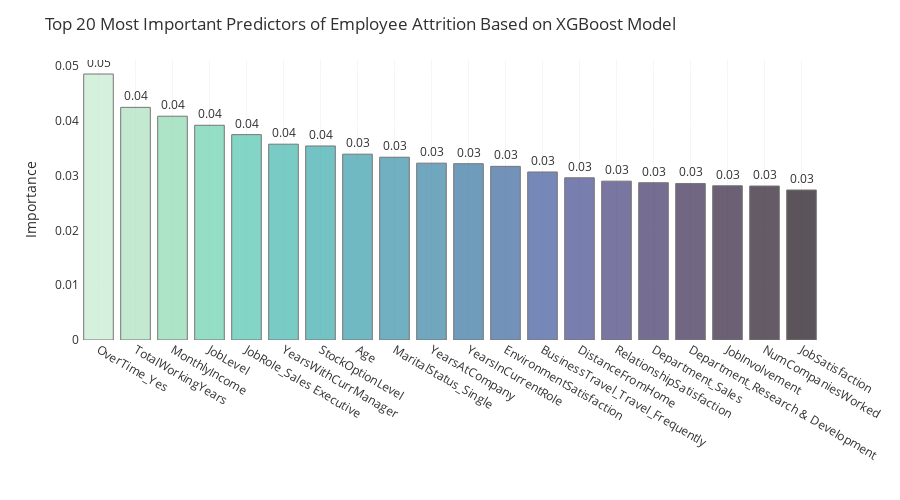

Notebook code for this chart:
### Markdown cell above
After hyperparameter tuning the XGBoost classifier model, the best hyperparameters were: 
{'subsample': 0.6, 'n_estimators': 750, 'min_child_weight': 10, 'max_depth': 12, 'learning_rate': 0.02, 'gamma': 5, 'colsample_bytree': 0.6}

- After fine-tuning the model, the testing accuracy increased by 2.49%.This resulted in 89.31% training accuracy and 87.98% testing accuracy.  
- The precision score significantly increased by 28% (from 60% to 88%), F1-score increased by 4% (from 40% to 44%), and the recall score remained stable at 30%. 
- The ROC AUC score also considerably improved by 1.45% (from 85.58% to 84.03%). 
- When looking at the confusion matrix for the fine-tuned XGBoost classifer model, we can see that when we predict employee attrition, about 13% (3 of 24) of the time we are predicting a false positive, while the false negatives (predicting an employee will attrition, when in fact they are staying) is about 12% (50 of 417).

### Code cell
# Determine Feature Importance Based on XGBoost Model
col=sns.color_palette("mako", 20).as_hex()[::-1]
feat=pd.DataFrame({"Importance": xgb_cv.best_estimator_.feature_importances_}, index=X_train_scaled.columns
                 ).sort_values(by="Importance")
plot_df=feat.nlargest(20, columns='Importance').sort_values(by="Importance", ascending=False)
fig = px.bar(plot_df, x=plot_df.index, y='Importance', text='Importance', 
             color=plot_df.index, opacity=0.7, color_discrete_sequence=col)
fig.update_traces(texttemplate='%{text:.2f}', textposition='outside',
                  marker_line=dict(width=1, color='#3F3B3A'), 
                  hovertemplate='%{x}<br>Importance = %{y:.2f}')
fig.update_layout(title_text='Top 20 Most Important Predictors of Employee Attrition Based on XGBoost Model', 
                  coloraxis_showscale=False, showlegend=False,font_color="#303030", height = 500,
                  paper_bgcolor='white', plot_bgcolor='white', yaxis_title="Importance", 
                  xaxis = dict(title="", showgrid=True, gridcolor="#f5f5f5"))
fig.show()

### Figure 1 — Plotly figure (JSON) as saved in the notebook; plotly's stock layout.template omitted (floating-point values rounded to 4 significant figures)
{"data": [{"alignmentgroup": "True", "hovertemplate": "%{x}<br>Importance = %{y:.2f}", "legendgroup": "OverTime_Yes", "marker": {"color": "#c6ebd1", "line": {"color": "#3F3B3A", "width": 1}, "opacity": 0.7, "pattern": {"shape": ""}}, "name": "OverTime_Yes", "offsetgroup": "OverTime_Yes", "orientation": "v", "showlegend": true, "text": [0.04855], "textposition": "outside", "texttemplate": "%{text:.2f}", "type": "bar", "x": ["OverTime_Yes"], "xaxis": "x", "y": [0.04855], "yaxis": "y"}, {"alignmentgroup": "True", "hovertemplate": "%{x}<br>Importance = %{y:.2f}", "legendgroup": "TotalWorkingYears", "marker": {"color": "#abe2be", "line": {"color": "#3F3B3A", "width": 1}, "opacity": 0.7, "pattern": {"shape": ""}}, "name": "TotalWorkingYears", "offsetgroup": "TotalWorkingYears", "orientation": "v", "showlegend": true, "text": [0.04247], "textposition": "outside", "texttemplate": "%{text:.2f}", "type": "bar", "x": ["TotalWorkingYears"], "xaxis": "x", "y": [0.04247], "yaxis": "y"}, {"alignmentgroup": "True", "hovertemplate": "%{x}<br>Importance = %{y:.2f}", "legendgroup": "MonthlyIncome", "marker": {"color": "#8bdab2", "line": {"color": "#3F3B3A", "width": 1}, "opacity": 0.7, "pattern": {"shape": ""}}, "name": "MonthlyIncome", "offsetgroup": "MonthlyIncome", "orientation": "v", "showlegend": true, "text": [0.04085], "textposition": "outside", "texttemplate": "%{text:.2f}", "type": "bar", "x": ["MonthlyIncome"], "xaxis": "x", "y": [0.04085], "yaxis": "y"}, {"alignmentgroup": "True", "hovertemplate": "%{x}<br>Importance = %{y:.2f}", "legendgroup": "JobLevel", "marker": {"color": "#68d1ad", "line": {"color": "#3F3B3A", "width": 1}, "opacity": 0.7, "pattern": {"shape": ""}}, "name": "JobLevel", "offsetgroup": "JobLevel", "orientation": "v", "showlegend": true, "text": [0.03919], "textposition": "outside", "texttemplate": "%{text:.2f}", "type": "bar", "x": ["JobLevel"], "xaxis": "x", "y": [0.03919], "yaxis": "y"}, {"alignmentgroup": "True", "hovertemplate": "%{x}<br>Importance = %{y:.2f}", "legendgroup": "JobRole_Sales Executive", "marker": {"color": "#4fc5ad", "line": {"color": "#3F3B3A", "width": 1}, "opacity": 0.7, "pattern": {"shape": ""}}, "name": "JobRole_Sales Executive", "offsetgroup": "JobRole_Sales Executive", "orientation": "v", "showlegend": true, "text": [0.03749], "textposition": "outside", "texttemplate": "%{text:.2f}", "type": "bar", "x": ["JobRole_Sales Executive"], "xaxis": "x", "y": [0.03749], "yaxis": "y"}, {"alignmentgroup": "True", "hovertemplate": "%{x}<br>Importance = %{y:.2f}", "legendgroup": "YearsWithCurrManager", "marker": {"color": "#40b7ad", "line": {"color": "#3F3B3A", "width": 1}, "opacity": 0.7, "pattern": {"shape": ""}}, "name": "YearsWithCurrManager", "offsetgroup": "YearsWithCurrManager", "orientation": "v", "showlegend": true, "text": [0.03574], "textposition": "outside", "texttemplate": "%{text:.2f}", "type": "bar", "x": ["YearsWithCurrManager"], "xaxis": "x", "y": [0.03574], "yaxis": "y"}, {"alignmentgroup": "True", "hovertemplate": "%{x}<br>Importance = %{y:.2f}", "legendgroup": "StockOptionLevel", "marker": {"color": "#38aaac", "line": {"color": "#3F3B3A", "width": 1}, "opacity": 0.7, "pattern": {"shape": ""}}, "name": "StockOptionLevel", "offsetgroup": "StockOptionLevel", "orientation": "v", "showlegend": true, "text": [0.03542], "textposition": "outside", "texttemplate": "%{text:.2f}", "type": "bar", "x": ["StockOptionLevel"], "xaxis": "x", "y": [0.03542], "yaxis": "y"}, {"alignmentgroup": "True", "hovertemplate": "%{x}<br>Importance = %{y:.2f}", "legendgroup": "Age", "marker": {"color": "#359caa", "line": {"color": "#3F3B3A", "width": 1}, "opacity": 0.7, "pattern": {"shape": ""}}, "name": "Age", "offsetgroup": "Age", "orientation": "v", "showlegend": true, "text": [0.03392], "textposition": "outside", "texttemplate": "%{text:.2f}", "type": "bar", "x": ["Age"], "xaxis": "x", "y": [0.03392], "yaxis": "y"}, {"alignmentgroup": "True", "hovertemplate": "%{x}<br>Importance = %{y:.2f}", "legendgroup": "MaritalStatus_Single", "marker": {"color": "#348fa7", "line": {"color": "#3F3B3A", "width": 1}, "opacity": 0.7, "pattern": {"shape": ""}}, "name": "MaritalStatus_Single", "offsetgroup": "MaritalStatus_Single", "orientation": "v", "showlegend": true, "text": [0.03336], "textposition": "outside", "texttemplate": "%{text:.2f}", "type": "bar", "x": ["MaritalStatus_Single"], "xaxis": "x", "y": [0.03336], "yaxis": "y"}, {"alignmentgroup": "True", "hovertemplate": "%{x}<br>Importance = %{y:.2f}", "legendgroup": "YearsAtCompany", "marker": {"color": "#3482a4", "line": {"color": "#3F3B3A", "width": 1}, "opacity": 0.7, "pattern": {"shape": ""}}, "name": "YearsAtCompany", "offsetgroup": "YearsAtCompany", "orientation": "v", "showlegend": true, "text": [0.03228], "textposition": "outside", "texttemplate": "%{text:.2f}", "type": "bar", "x": ["YearsAtCompany"], "xaxis": "x", "y": [0.03228], "yaxis": "y"}, {"alignmentgroup": "True", "hovertemplate": "%{x}<br>Importance = %{y:.2f}", "legendgroup": "YearsInCurrentRole", "marker": {"color": "#3573a1", "line": {"color": "#3F3B3A", "width": 1}, "opacity": 0.7, "pattern": {"shape": ""}}, "name": "YearsInCurrentRole", "offsetgroup": "YearsInCurrentRole", "orientation": "v", "showlegend": true, "text": [0.03218], "textposition": "outside", "texttemplate": "%{text:.2f}", "type": "bar", "x": ["YearsInCurrentRole"], "xaxis": "x", "y": [0.03218], "yaxis": "y"}, {"alignmentgroup": "True", "hovertemplate": "%{x}<br>Importance = %{y:.2f}", "legendgroup": "EnvironmentSatisfaction", "marker": {"color": "#37659e", "line": {"color": "#3F3B3A", "width": 1}, "opacity": 0.7, "pattern": {"shape": ""}}, "name": "EnvironmentSatisfaction", "offsetgroup": "EnvironmentSatisfaction", "orientation": "v", "showlegend": true, "text": [0.03169], "textposition": "outside", "texttemplate": "%{text:.2f}", "type": "bar", "x": ["EnvironmentSatisfaction"], "xaxis": "x", "y": [0.03169], "yaxis": "y"}, {"alignmentgroup": "True", "hovertemplate": "%{x}<br>Importance = %{y:.2f}", "legendgroup": "BusinessTravel_Travel_Frequently", "marker": {"color": "#3b5799", "line": {"color": "#3F3B3A", "width": 1}, "opacity": 0.7, "pattern": {"shape": ""}}, "name": "BusinessTravel_Travel_Frequently", "offsetgroup": "BusinessTravel_Travel_Frequently", "orientation": "v", "showlegend": true, "text": [0.03067], "textposition": "outside", "texttemplate": "%{text:.2f}", "type": "bar", "x": ["BusinessTravel_Travel_Frequently"], "xaxis": "x", "y": [0.03067], "yaxis": "y"}, {"alignmentgroup": "True", "hovertemplate": "%{x}<br>Importance = %{y:.2f}", "legendgroup": "DistanceFromHome", "marker": {"color": "#40498e", "line": {"color": "#3F3B3A", "width": 1}, "opacity": 0.7, "pattern": {"shape": ""}}, "name": "DistanceFromHome", "offsetgroup": "DistanceFromHome", "orientation": "v", "showlegend": true, "text": [0.02961], "textposition": "outside", "texttemplate": "%{text:.2f}", "type": "bar", "x": ["DistanceFromHome"], "xaxis": "x", "y": [0.02961], "yaxis": "y"}, {"alignmentgroup": "True", "hovertemplate": "%{x}<br>Importance = %{y:.2f}", "legendgroup": "RelationshipSatisfaction", "marker": {"color": "#413d7b", "line": {"color": "#3F3B3A", "width": 1}, "opacity": 0.7, "pattern": {"shape": ""}}, "name": "RelationshipSatisfaction", "offsetgroup": "RelationshipSatisfaction", "orientation": "v", "showlegend": true, "text": [0.029], "textposition": "outside", "texttemplate": "%{text:.2f}", "type": "bar", "x": ["RelationshipSatisfaction"], "xaxis": "x", "y": [0.029], "yaxis": "y"}, {"alignmentgroup": "True", "hovertemplate": "%{x}<br>Importance = %{y:.2f}", "legendgroup": "Department_Sales", "marker": {"color": "#3d3164", "line": {"color": "#3F3B3A", "width": 1}, "opacity": 0.7, "pattern": {"shape": ""}}, "name": "Department_Sales", "offsetgroup": "Department_Sales", "orientation": "v", "showlegend": true, "text": [0.02871], "textposition": "outside", "texttemplate": "%{text:.2f}", "type": "bar", "x": ["Department_Sales"], "xaxis": "x", "y": [0.02871], "yaxis": "y"}, {"alignmentgroup": "True", "hovertemplate": "%{x}<br>Importance = %{y:.2f}", "legendgroup": "Department_Research & Development", "marker": {"color": "#37284f", "line": {"color": "#3F3B3A", "width": 1}, "opacity": 0.7, "pattern": {"shape": ""}}, "name": "Department_Research & Development", "offsetgroup": "Department_Research & Development", "orientation": "v", "showlegend": true, "text": [0.02857], "textposition": "outside", "texttemplate": "%{text:.2f}", "type": "bar", "x": ["Department_Research & Development"], "xaxis": "x", "y": [0.02857], "yaxis": "y"}, {"alignmentgroup": "True", "hovertemplate": "%{x}<br>Importance = %{y:.2f}", "legendgroup": "JobInvolvement", "marker": {"color": "#2e1e3b", "line": {"color": "#3F3B3A", "width": 1}, "opacity": 0.7, "pattern": {"shape": ""}}, "name": "JobInvolvement", "offsetgroup": "JobInvolvement", "orientation": "v", "showlegend": true, "text": [0.02815], "textposition": "outside", "texttemplate": "%{text:.2f}", "type": "bar", "x": ["JobInvolvement"], "xaxis": "x", "y": [0.02815], "yaxis": "y"}, {"alignmentgroup": "True", "hovertemplate": "%{x}<br>Importance = %{y:.2f}", "legendgroup": "NumCompaniesWorked", "marker": {"color": "#241628", "line": {"color": "#3F3B3A", "width": 1}, "opacity": 0.7, "pattern": {"shape": ""}}, "name": "NumCompaniesWorked", "offsetgroup": "NumCompaniesWorked", "orientation": "v", "showlegend": true, "text": [0.0281], "textposition": "outside", "texttemplate": "%{text:.2f}", "type": "bar", "x": ["NumCompaniesWorked"], "xaxis": "x", "y": [0.0281], "yaxis": "y"}, {"alignmentgroup": "True", "hovertemplate": "%{x}<br>Importance = %{y:.2f}", "legendgroup": "JobSatisfaction", "marker": {"color": "#180d16", "line": {"color": "#3F3B3A", "width": 1}, "opacity": 0.7, "pattern": {"shape": ""}}, "name": "JobSatisfaction", "offsetgroup": "JobSatisfaction", "orientation": "v", "showlegend": true, "text": [0.02738], "textposition": "outside", "texttemplate": "%{text:.2f}", "type": "bar", "x": ["JobSatisfaction"], "xaxis": "x", "y": [0.02738], "yaxis": "y"}], "layout": {"barmode": "relative", "coloraxis": {"showscale": false}, "font": {"color": "#303030"}, "height": 500, "legend": {"title": {"text": "index"}, "tracegroupgap": 0}, "margin": {"t": 60}, "paper_bgcolor": "white", "plot_bgcolor": "white", "showlegend": false, "title": {"text": "Top 20 Most Important Predictors of Employee Attrition Based on XGBoost Model"}, "xaxis": {"anchor": "y", "categoryarray": ["OverTime_Yes", "TotalWorkingYears", "MonthlyIncome", "JobLevel", "JobRole_Sales Executive", "YearsWithCurrManager", "StockOptionLevel", "Age", "MaritalStatus_Single", "YearsAtCompany", "YearsInCurrentRole", "EnvironmentSatisfaction", "BusinessTravel_Travel_Frequently", "DistanceFromHome", "RelationshipSatisfaction", "Department_Sales", "Department_Research & Development", "JobInvolvement", "NumCompaniesWorked", "JobSatisfaction"], "categoryorder": "array", "domain": [0, 1], "gridcolor": "#f5f5f5", "showgrid": true, "title": {"text": ""}}, "yaxis": {"anchor": "x", "domain": [0, 1], "title": {"text": "Importance"}}}}
